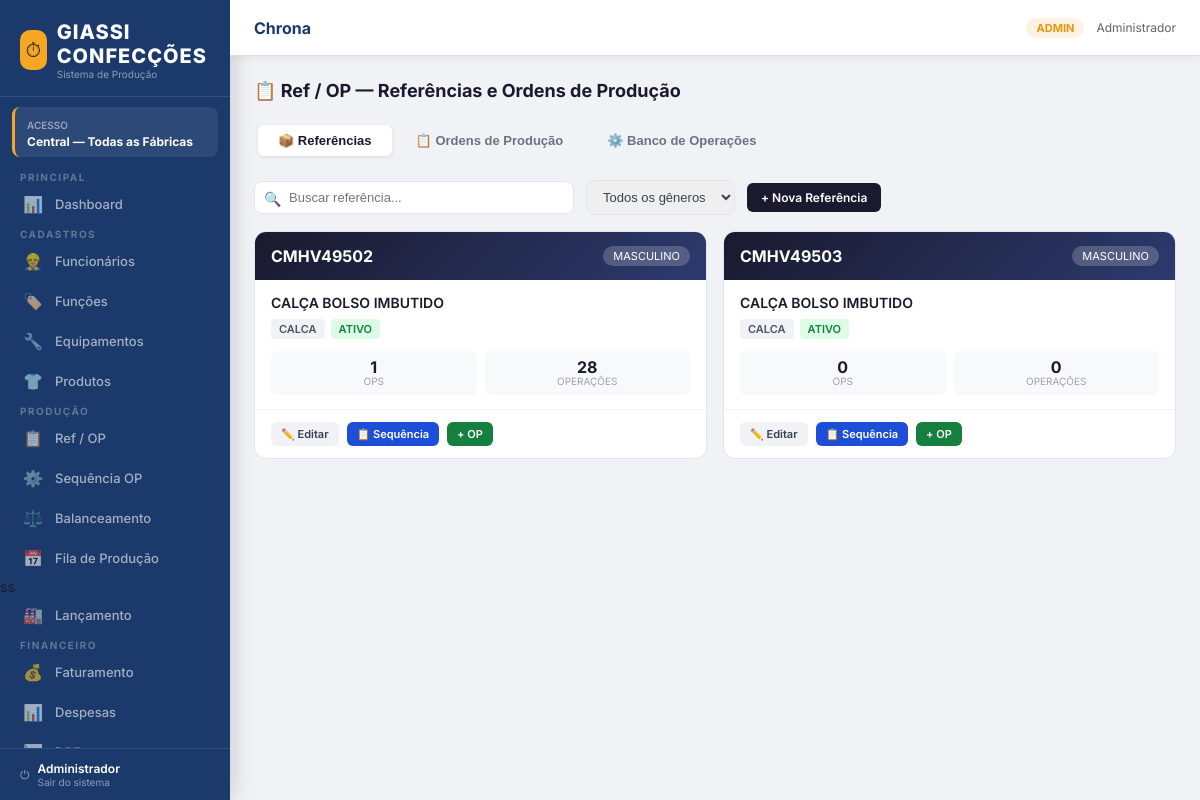
/ref-op (signed in), run on the app's committed database.
### tables this page shows
CREATE TABLE usuarios (
        id INTEGER PRIMARY KEY AUTOINCREMENT,
        nome TEXT NOT NULL,
        login TEXT NOT NULL UNIQUE,
        senha_hash TEXT NOT NULL,
        perfil TEXT DEFAULT 'operador',
        fabrica_id INTEGER,
        ativo INTEGER DEFAULT 1,
        FOREIGN KEY(fabrica_id) REFERENCES fabricas(id)
    );

CREATE TABLE referencias (
        id INTEGER PRIMARY KEY AUTOINCREMENT,
        codigo TEXT NOT NULL,
        descricao TEXT,
        genero_id INTEGER,
        tipo_produto_id INTEGER,
        ativo INTEGER DEFAULT 1,
        FOREIGN KEY(genero_id) REFERENCES generos_produto(id),
        FOREIGN KEY(tipo_produto_id) REFERENCES tipos_produto(id)
    );

CREATE TABLE generos_produto (
        id INTEGER PRIMARY KEY AUTOINCREMENT,
        nome TEXT NOT NULL UNIQUE
    );

CREATE TABLE tipos_produto (
        id INTEGER PRIMARY KEY AUTOINCREMENT,
        nome TEXT NOT NULL UNIQUE,
        genero_id INTEGER,
        FOREIGN KEY(genero_id) REFERENCES generos_produto(id)
    );

### app.py (the view)
@app.route('/ref-op')
@login_required
def ref_op():
    user = get_user()
    fids_list = fab_ids(user)
    ph = ','.join('?'*len(fids_list))
    c = m.conn()
    referencias = c.execute("""
        SELECT r.*,g.nome gen_nome,t.nome tipo_nome,
               (SELECT COUNT(*) FROM ordens_producao op WHERE op.referencia_id=r.id) total_ops,
               (SELECT COUNT(*) FROM sequencia_op sq
                JOIN ordens_producao op ON sq.op_id=op.id
                WHERE op.referencia_id=r.id LIMIT 1) total_operacoes
        FROM referencias r
        LEFT JOIN generos_produto g ON r.genero_id=g.id
        LEFT JOIN tipos_produto t ON r.tipo_produto_id=t.id
        WHERE r.ativo=1 ORDER BY r.codigo
    """).fetchall()
    ops = c.execute(f"""
        SELECT op.*,r.codigo ref_codigo,r.descricao ref_desc
        FROM ordens_producao op
        LEFT JOIN referencias r ON op.referencia_id=r.id
        WHERE op.fabrica_id IN ({ph})
        ORDER BY op.id DESC
    """, fids_list).fetchall()
    operacoes = c.execute("""
        SELECT o.*,e.nome equip_nome FROM operacoes o
        LEFT JOIN equipamentos e ON o.equipamento_id=e.id
        WHERE o.ativo=1 ORDER BY o.codigo, o.descricao
    """).fetchall()
    equipamentos = c.execute(f"""
        SELECT * FROM equipamentos WHERE fabrica_id IN ({ph}) AND situacao='ATIVO' ORDER BY nome
    """, fids_list).fetchall()
    generos = c.execute("SELECT * FROM generos_produto ORDER BY nome").fetchall()
    tipos   = c.execute("SELECT * FROM tipos_produto ORDER BY nome").fetchall()
    c.close()
    return render_template('ref_op.html', user=user,
        referencias=[dict(r) for r in referencias],
        ops=[dict(r) for r in ops],
        operacoes=[dict(r) for r in operacoes],
        equipamentos=[dict(r) for r in equipamentos],
        generos=[dict(r) for r in generos],
        tipos=[dict(r) for r in tipos])

### app.py (called while the page is built)
def login_required(f):
    @wraps(f)
    def dec(*a, **kw):
        if 'uid' not in session:
            session['next'] = request.url
            return redirect(url_for('login'))
        return f(*a, **kw)
    return dec

def get_user():
    if 'uid' not in session: return None
    c = m.conn()
    u = c.execute("SELECT u.*,f.nome fab_nome FROM usuarios u LEFT JOIN fabricas f ON u.fabrica_id=f.id WHERE u.id=?",
                  (session['uid'],)).fetchone()
    c.close(); return u

def fab_ids(user):
    if user['perfil'] in ('admin','gestor'):
        c = m.conn()
        ids = [r[0] for r in c.execute("SELECT id FROM fabricas WHERE ativa=1").fetchall()]
        c.close(); return ids
    return [user['fabrica_id']]

### models.py (called while the page is built)
def conn():
    c = sqlite3.connect(DB)
    c.row_factory = sqlite3.Row
    c.execute("PRAGMA foreign_keys=ON")
    return c

### templates/ref_op.html (shortened to what this page needs)
{% extends 'base.html' %}
{% block content %}
<div style="padding:0 0 24px">
  <div style="display:flex;align-items:center;justify-content:space-between;margin-bottom:20px">
    <div style="font-size:18px;font-weight:700;color:#1a1a2e;display:flex;align-items:center;gap:8px">
      📋 Ref / OP — Referências e Ordens de Produção
    </div>
  </div>
  <div class="tabs">
    <button class="tab-btn active" onclick="switchTab('refs', this)">📦 Referências</button>
    <button class="tab-btn" onclick="switchTab('ops', this)">📋 Ordens de Produção</button>
    <button class="tab-btn" onclick="switchTab('operacoes', this)">⚙️ Banco de Operações</button>
  </div>
  <div id="tab-refs" class="tab-content">
    <div class="toolbar">
      <div class="search-box">
        <span class="search-icon">🔍</span>
        <input type="text" id="busca-ref" placeholder="Buscar referência..." oninput="filtrarRefs()">
      </div>
      <select class="filter-select" id="filtro-genero" onchange="filtrarRefs()">
        <option value="">Todos os gêneros</option>
      </select>
      <button class="btn btn-primary" onclick="abrirModalRef()">+ Nova Referência</button>
    </div>
    <div class="grid" id="grid-refs">
      {% for r in referencias %}
      <div class="ref-card" data-id="{{ r.id }}" data-genero="{{ r.genero_id }}">
        <div class="ref-card-header">
          <div class="ref-codigo">{{ r.codigo }}</div>
          <div class="ref-badge">{{ r.gen_nome or '—' }}</div>
        </div>
        <div class="ref-body">
          <div class="ref-desc">{{ r.descricao or '—' }}</div>
          <div class="ref-tags">
            {% if r.tipo_nome %}<span class="tag">{{ r.tipo_nome }}</span>{% endif %}
            <span class="tag" style="background:{% if r.ativo %}#dcfce7;color:#15803d{% else %}#fee2e2;color:#dc2626{% endif %}">
              {% if r.ativo %}ATIVO{% else %}INATIVO{% endif %}
            </span>
          </div>
          <div class="ref-stats">
            <div class="stat-box"><div class="stat-val">{{ r.total_ops or 0 }}</div><div class="stat-lbl">OPs</div></div>
            <div class="stat-box"><div class="stat-val">{{ r.total_operacoes or 0 }}</div><div class="stat-lbl">Operações</div></div>
          </div>
        </div>
        <div class="ref-actions">
          <button class="btn btn-light btn-sm" onclick="editarRef({{ r.id }})">✏️ Editar</button>
          <button class="btn btn-info btn-sm" onclick="verSequencia({{ r.id }}, '{{ r.codigo }}')">📋 Sequência</button>
          <button class="btn btn-success btn-sm" onclick="novaOPDaRef({{ r.id }}, '{{ r.codigo }}', '{{ r.descricao }}')">+ OP</button>
        </div>
      </div>
      {% endfor %}
    </div>
  </div>
</div>
{% endblock %}

### templates/base.html (shortened to what this page needs)
<!DOCTYPE html>
<html lang="pt-BR">
<head>
</head>
<body>
<div class="layout">
  <nav class="sidebar">
    <div class="sid-logo">
      <div class="sid-logo-inner">
        <div class="sid-logo-icon">⏱</div>
        <div>
          <h1>GIASSI CONFECÇÕES</h1>
          <small>Sistema de Produção</small>
        </div>
      </div>
    </div>
    {% if session.fab_id %}
    <div class="sid-fab">
      <span>Fábrica Atual</span>
      <strong>{{ get_user().fab_nome if get_user() else '—' }}</strong>
    </div>
    {% else %}
    <div class="sid-fab">
      <span>Acesso</span>
      <strong>Central — Todas as Fábricas</strong>
    </div>
    {% endif %}
    <div style="overflow-y:auto;flex:1">
      <span class="nav-section">Principal</span>
      <a href="/dashboard" class="nav-item {% if request.path=='/dashboard' %}active{% endif %}">
        <span class="nav-icon">📊</span><span class="nav-label">Dashboard</span></a>
      <span class="nav-section">Cadastros</span>
      <a href="/funcionarios" class="nav-item {% if 'funcionarios' in request.path %}active{% endif %}">
        <span class="nav-icon">👷</span><span class="nav-label">Funcionários</span></a>
      <a href="/funcoes" class="nav-item {% if 'funcoes' in request.path %}active{% endif %}">
        <span class="nav-icon">🏷️</span><span class="nav-label">Funções</span></a>
      <a href="/equipamentos" class="nav-item {% if 'equipamentos' in request.path %}active{% endif %}">
        <span class="nav-icon">🔧</span><span class="nav-label">Equipamentos</span></a>
      <a href="/produtos" class="nav-item {% if 'produtos' in request.path %}active{% endif %}">
        <span class="nav-icon">👕</span><span class="nav-label">Produtos</span></a>
      <span class="nav-section">Produção</span>
      <a href="/ref-op" class="nav-item"><span class="nav-icon">📋</span><span class="nav-label">Ref / OP</span></a>
      <a  href="/sequencia-op" class="nav-item"><span class="nav-icon">⚙️</span><span class="nav-label">Sequência OP</span></a>
      <a href="/balanceamento" class="nav-item"><span class="nav-icon">⚖️</span><span class="nav-label">Balanceamento</span></a>
      <a href="/fila-producao" class="nav-item"><span class="nav-icon">📅</span><span class="nav-label">Fila de Produção</span></a>ss
      <a href="/lancamento" class="nav-item"><span class="nav-icon">🏭</span><span class="nav-label">Lançamento</span></a>
      <span class="nav-section">Financeiro</span>
      <a href="/faturamento" class="nav-item"><span class="nav-icon">💰</span><span class="nav-label">Faturamento</span></a>
      <a href="/despesas" class="nav-item"><span class="nav-icon">📊</span><span class="nav-label">Despesas</span></a>
      <a href="/dre" class="nav-item"><span class="nav-icon">📉</span><span class="nav-label">DRE</span></a>
    </div>
    <div class="sid-bottom">
      <a href="/logout">
        <span>⏻</span>
        <div>
          <div style="color:#fff;font-size:12px;font-weight:600">{{ session.nome }}</div>
          <div style="font-size:10px">Sair do sistema</div>
        </div>
      </a>
    </div>
  </nav>
  <div class="main">
    <div class="topbar">
      <div class="topbar-title">{% block page_title %}Chrona{% endblock %}</div>
      <div class="topbar-right">
        <span class="badge {% if session.perfil=='admin' %}badge-admin{% else %}badge-op{% endif %}">
          {{ session.perfil|upper }}</span>
        <span class="user-info">{{ session.nome }}</span>
      </div>
    </div>
    <div class="content">
      {% block content %}{% endblock %}
    </div>
  </div>
</div>
</body>
</html>

### templates/base.html (style rules this page uses)
* { margin:0;padding:0;box-sizing:border-box }
body { font-family:'Inter',sans-serif;background:#F0F2F5;color:#1a1a2e;font-size:14px }
:root { --azul:#1B3A6B;--azul2:#0D2347;--azul3:#2D5AA0; --amar:#F5A623;--amar2:#E8950F; --verde:#1E8449;--verm:#C0392B;--amar-c:#B7950B;--azul-c:#1A73E8; --cinza:#5F6368;--borda:#DADCE0;--bg:#F0F2F5; --white:#FFFFFF;--inp:#F8F9FA; --sid:#1B3A6B;--sid2:#0D2347; --sem-verd:#27AE60;--sem-amar:#F39C12;--sem-verm:#E74C3C;--sem-azul:#1A73E8; --sem-verd-bg:#EAFAF1;--sem-amar-bg:#FEF9E7;--sem-verm-bg:#FDEDEC;--sem-azul-bg:#E8F0FE; }
.layout { display:flex;height:100vh;overflow:hidden }
.sidebar { width:230px;background:var(--sid);display:flex;flex-direction:column; flex-shrink:0;box-shadow:4px 0 20px rgba(0,0,0,.15) }
.main { flex:1;display:flex;flex-direction:column;overflow:hidden }
.content { flex:1;overflow-y:auto;padding:24px }
.sid-logo { padding:20px 20px 16px;border-bottom:1px solid rgba(255,255,255,.1) }
.sid-logo-inner { display:flex;align-items:center;gap:10px }
.sid-logo-icon { width:40px;height:40px;background:var(--amar);border-radius:10px; display:flex;align-items:center;justify-content:center;font-size:20px }
.sid-logo h1 { color:#fff;font-size:20px;font-weight:800;letter-spacing:1px }
.sid-logo small { color:rgba(255,255,255,.5);font-size:10px;display:block }
.sid-fab { margin:10px 12px;padding:8px 12px;background:rgba(255,255,255,.08); border-radius:8px;border-left:3px solid var(--amar) }
.sid-fab span { color:rgba(255,255,255,.5);font-size:10px;text-transform:uppercase;font-weight:600 }
.sid-fab strong { color:#fff;font-size:12px;display:block;margin-top:2px }
.nav-section { padding:12px 20px 4px;color:rgba(255,255,255,.3);font-size:10px; font-weight:700;letter-spacing:1.5px;text-transform:uppercase }
.nav-item { display:flex;align-items:center;padding:10px 20px;color:rgba(255,255,255,.6); text-decoration:none;transition:all .15s;border-left:3px solid transparent;gap:12px }
.nav-icon { font-size:16px;width:20px;text-align:center }
.nav-label { font-size:13px;font-weight:500 }
.sid-bottom { margin-top:auto;padding:12px 20px;border-top:1px solid rgba(255,255,255,.1) }
.sid-bottom a { color:rgba(255,255,255,.5);font-size:12px;text-decoration:none; display:flex;align-items:center;gap:8px;transition:.15s }
.topbar { background:var(--white);border-bottom:1px solid var(--borda); padding:0 24px;height:56px;display:flex;align-items:center; justify-content:space-between;flex-shrink:0; box-shadow:0 2px 8px rgba(0,0,0,.06) }
.topbar-title { font-size:16px;font-weight:700;color:var(--azul) }
.topbar-right { display:flex;align-items:center;gap:12px }
.badge { padding:3px 10px;border-radius:20px;font-size:11px;font-weight:700 }
.badge-admin { background:#FEF3E2;color:var(--amar2) }
.user-info { font-size:12px;color:var(--cinza) }
.grid { display:grid;gap:16px }
.stat-val { font-size:30px;font-weight:800;color:var(--azul);line-height:1 }
.btn { padding:9px 18px;border:none;border-radius:7px;font-size:13px;font-weight:600; cursor:pointer;transition:.15s;font-family:inherit;display:inline-flex; align-items:center;gap:6px;text-decoration:none }
.btn-primary { background:var(--azul);color:#fff }
.btn-success { background:var(--verde);color:#fff }
.btn-sm { padding:5px 12px;font-size:12px }
.tag { padding:3px 10px;border-radius:20px;font-size:11px;font-weight:600;display:inline-block }

### data on the page
usuarios: nome "Administrador"
referencias: codigo "CMHV49502", nome "MASCULINO", descricao "CALÇA BOLSO IMBUTIDO", tipo_nome "CALCA", shows "ATIVO", ativo "1", total_operacoes "28"
referencias: codigo "CMHV49503", nome "MASCULINO", descricao "CALÇA BOLSO IMBUTIDO", tipo_nome "CALCA", ativo "ATIVO", total_ops "0", total_operacoes "0"

### other printed values
{{ session.perfil|upper }} "ADMIN"
